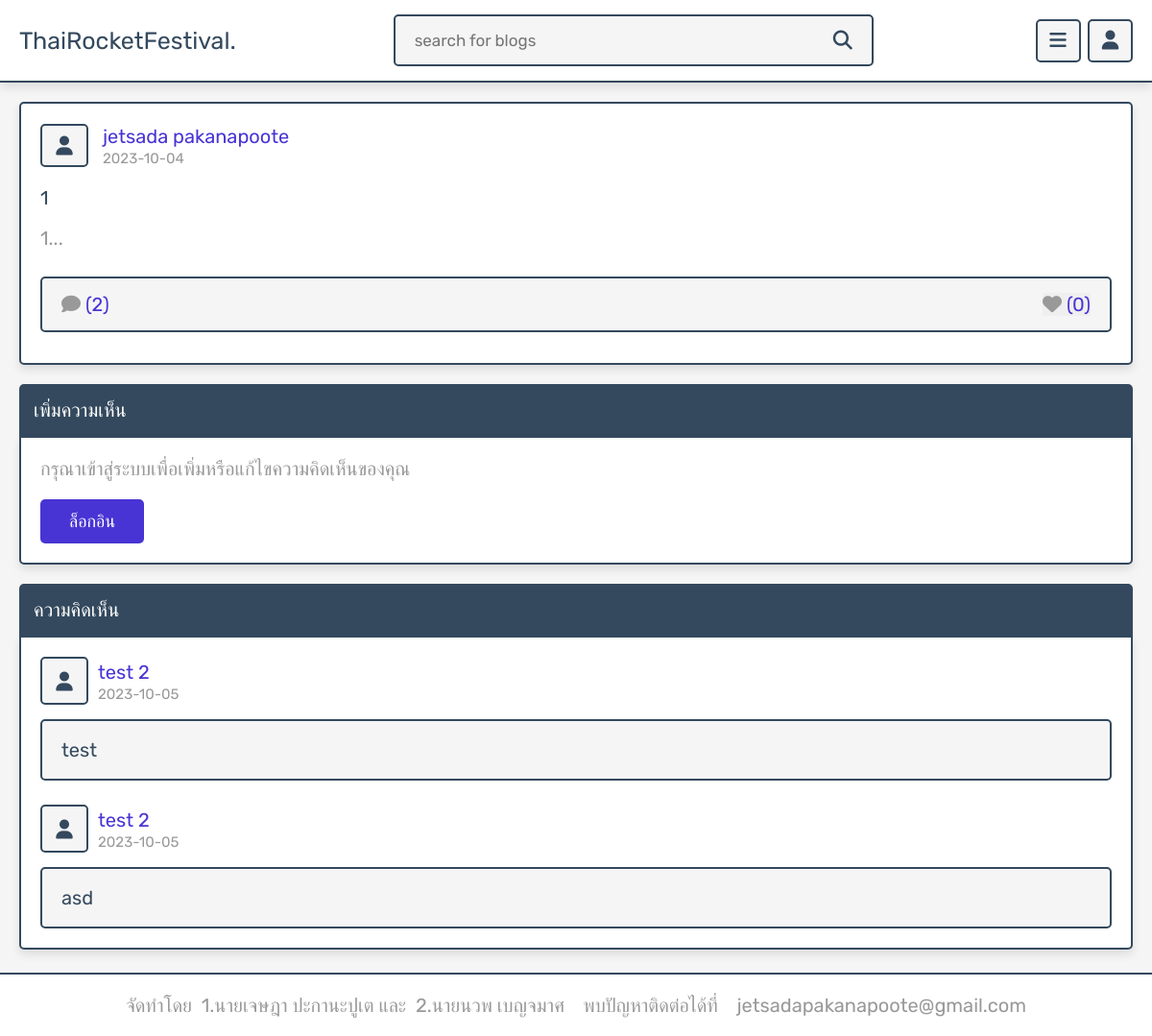
The page /view_post.php?post_id=50 on the database its author committed.
### tables this page shows
CREATE TABLE `posts` (
  `post_id` int(100) NOT NULL,
  `user_id` int(100) NOT NULL,
  `name` varchar(100) NOT NULL,
  `title` varchar(100) NOT NULL,
  `content` varchar(10000) NOT NULL,
  `image` varchar(100) NOT NULL,
  `date` date NOT NULL DEFAULT current_timestamp(),
  `status` varchar(10) NOT NULL
);

CREATE TABLE `comments` (
  `id` int(100) NOT NULL,
  `post_id` int(100) NOT NULL,
  `name_id` int(100) NOT NULL,
  `user_id` int(100) NOT NULL,
  `user_name` varchar(50) NOT NULL,
  `comment` varchar(1000) NOT NULL,
  `date` date NOT NULL DEFAULT current_timestamp()
);

### view_post.php (the view, shortened to what this page needs)
<?php
include 'components/connect.php';
if(isset($_SESSION['user_id'])){
   $user_id = $_SESSION['user_id'];
}else{
   $user_id = '';
};
$get_id = $_GET['post_id'];
?>
<!DOCTYPE html>
<html lang="en">
<head>
   <link rel="stylesheet" href="https://cdnjs.cloudflare.com/ajax/libs/font-awesome/6.1.1/css/all.min.css">
   <link rel="stylesheet" href="css/style.css">
</head>
<body>
<?php include 'components/user_header.php'; ?>
<section class="posts-container" style="padding-bottom: 0;">
   <div class="box-container">
      <?php
         $select_posts = $conn->prepare("SELECT * FROM `posts` WHERE status = ? AND post_id = ?");
         $select_posts->execute(['active', $get_id]);
         if($select_posts->rowCount() > 0){
            while($fetch_posts = $select_posts->fetch(PDO::FETCH_ASSOC)){
            $post_id = $fetch_posts['post_id'];
            $count_post_comments = $conn->prepare("SELECT * FROM `comments` WHERE post_id = ?");
            $count_post_comments->execute([$post_id]);
            $total_post_comments = $count_post_comments->rowCount();
            $count_post_likes = $conn->prepare("SELECT * FROM `likes` WHERE post_id = ?");
            $count_post_likes->execute([$post_id]);
            $total_post_likes = $count_post_likes->rowCount();
            $confirm_likes = $conn->prepare("SELECT * FROM `likes` WHERE user_id = ? AND post_id = ?");
            $confirm_likes->execute([$user_id, $post_id]);
      ?>
      <form class="box" method="post">
         <div class="post-admin">
            <i class="fas fa-user"></i>
            <div>
               <a href="author_posts.php?author=<?= $fetch_posts['name']; ?>"><?= $fetch_posts['name']; ?></a>
               <div><?= $fetch_posts['date']; ?></div>
            </div>
         </div>
         <div class="post-title" ><?= $fetch_posts['title']; ?></div>
         <div class="post-content" ><?= $fetch_posts['content']; ?></div>
         <div class="icons">
            <div><i class="fas fa-comment"></i><span>(<?= $total_post_comments; ?>)</span></div>
            <button type="submit" name="like_post"><i class="fas fa-heart" style="<?php if($confirm_likes->rowCount() > 0){ echo 'color:var(--red);'; } ?>  "></i><span>(<?= $total_post_likes; ?>)</span></button>
         </div>
          <br>
      </form>
      <?php
         }
      }else{
         header('location:view_list_posts.php');
      }
      ?>
   </div>
</section>
<section class="comments-container">
   <p class="comment-title">เพิ่มความเห็น</p>
   <?php
      if($user_id != ''){
         $select_name_id = $conn->prepare("SELECT * FROM `posts` WHERE post_id = ?");
         $select_name_id->execute([$get_id]);
         $fetch_name_id = $select_name_id->fetch(PDO::FETCH_ASSOC);
   ?>
   <form action="" method="post" class="add-comment">
      <input type="hidden" name="name_id" value="<?= $fetch_name_id['user_id']; ?>">
      <input type="hidden" name="user_name" value="<?= $fetch_profile['name']; ?>">
      <p class="user"><i class="fas fa-user"></i><a href="update.php"><?= $fetch_profile['name']; ?></a></p>
      <textarea name="comment" maxlength="1000" class="comment-box" cols="30" rows="10" placeholder="เขียนความคิดเห็นของคุณ" required></textarea>
      <input type="submit" value="เพิ่มความเห็น" class="inline-btn" name="add_comment">
   </form>
   <?php
   }else{
   ?>
   <div class="add-comment">
      <p>กรุณาเข้าสู่ระบบเพื่อเพิ่มหรือแก้ไขความคิดเห็นของคุณ</p>
      <a href="login.php" class="inline-btn">ล็อกอิน</a>
   </div>
   <?php
      }
   ?>
   <p class="comment-title">ความคิดเห็น</p>
   <div class="user-comments-container">
      <?php
         $select_comments = $conn->prepare("SELECT * FROM `comments` WHERE post_id = ?");
         $select_comments->execute([$get_id]);
         if($select_comments->rowCount() > 0){
            while($fetch_comments = $select_comments->fetch(PDO::FETCH_ASSOC)){
      ?>
      <div class="show-comments" style="<?php if($fetch_comments['user_id'] == $user_id){echo 'order:-1;'; } ?>">
         <div class="comment-user">
            <i class="fas fa-user"></i>
            <div>
               <span><?= $fetch_comments['user_name']; ?></span>
               <div><?= $fetch_comments['date']; ?></div>
            </div>
         </div>
         <div class="comment-box" style="<?php if($fetch_comments['user_id'] == $user_id)
         {echo 'color:var(--white); background:var(--black);'; } ?>"><?= $fetch_comments['comment']; ?>
         </div>
      </div>
      <?php
            }
         }else{
            echo '<p class="empty">ยังไม่มีความคิดเห็นเพิ่ม!</p>';
         }
      ?>
   </div>
</section>
<?php include 'components/footer.php'; ?>
</body>
</html>

### rows shown on the page
posts: name "jetsada pakanapoote", date "2023-10-04", title "1", content "1", total_post_comments "2", total_post_likes "0"
comments: user_name "test 2", date "2023-10-05", comment "test"
comments: user_name "test 2", date "2023-10-05", comment "asd"
